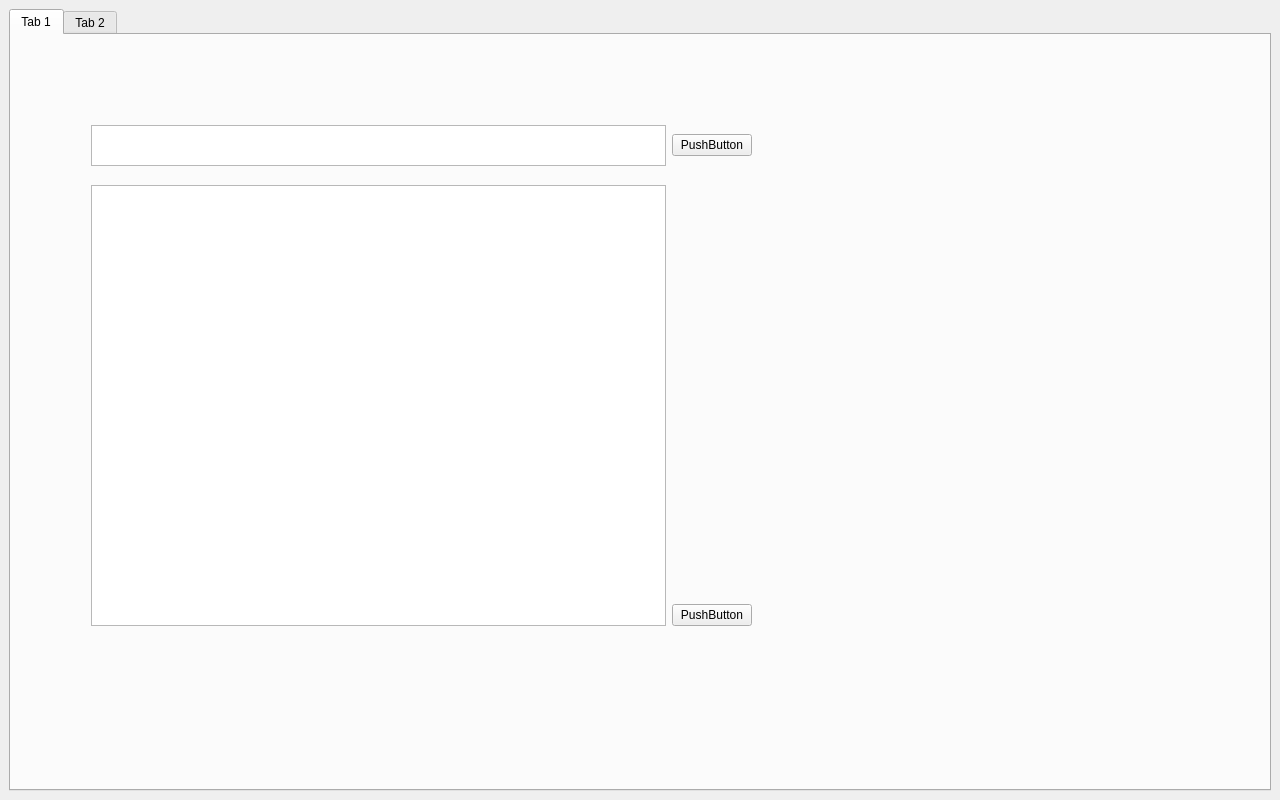
<?xml version="1.0" encoding="UTF-8"?>
<ui version="4.0">
 <class>MainWindow</class>
 <widget class="QMainWindow" name="MainWindow">
  <property name="geometry">
   <rect>
    <x>0</x>
    <y>0</y>
    <width>1280</width>
    <height>800</height>
   </rect>
  </property>
  <property name="windowTitle">
   <string>App</string>
  </property>
  <widget class="QWidget" name="centralwidget">
   <layout class="QVBoxLayout" name="verticalLayout">
    <item>
     <widget class="QTabWidget" name="tabWidget">
      <property name="currentIndex">
       <number>0</number>
      </property>
      <widget class="QWidget" name="tab">
       <attribute name="title">
        <string>Tab 1</string>
       </attribute>
       <widget class="QWidget" name="">
        <property name="geometry">
         <rect>
          <x>80</x>
          <y>90</y>
          <width>661</width>
          <height>41</height>
         </rect>
        </property>
        <layout class="QHBoxLayout" name="horizontalLayout">
         <item>
          <widget class="QTextEdit" name="textEdit"/>
         </item>
         <item>
          <widget class="QPushButton" name="pushButton">
           <property name="text">
            <string>PushButton</string>
           </property>
          </widget>
         </item>
        </layout>
       </widget>
       <widget class="QWidget" name="">
        <property name="geometry">
         <rect>
          <x>80</x>
          <y>150</y>
          <width>661</width>
          <height>441</height>
         </rect>
        </property>
        <layout class="QGridLayout" name="gridLayout">
         <item row="0" column="0" rowspan="2">
          <widget class="QListWidget" name="listWidget"/>
         </item>
         <item row="0" column="1">
          <spacer name="verticalSpacer">
           <property name="orientation">
            <enum>Qt::Vertical</enum>
           </property>
           <property name="sizeHint" stdset="0">
            <size>
             <width>20</width>
             <height>40</height>
            </size>
           </property>
          </spacer>
         </item>
         <item row="1" column="1">
          <widget class="QPushButton" name="pushButton_3">
           <property name="text">
            <string>PushButton</string>
           </property>
          </widget>
         </item>
        </layout>
       </widget>
      </widget>
      <widget class="QWidget" name="tab_2">
       <attribute name="title">
        <string>Tab 2</string>
       </attribute>
      </widget>
     </widget>
    </item>
   </layout>
  </widget>
 </widget>
 <resources>
  <include location="../resources.qrc"/>
 </resources>
 <connections/>
</ui>
